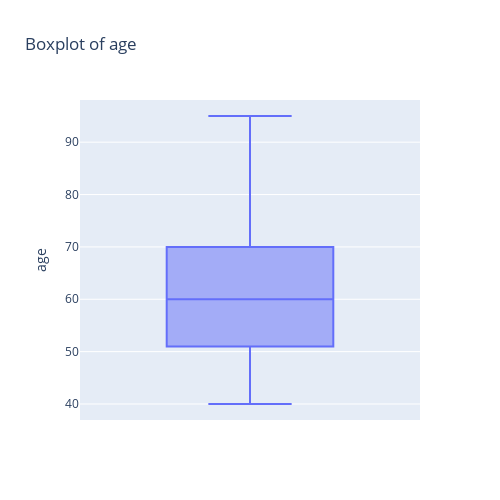
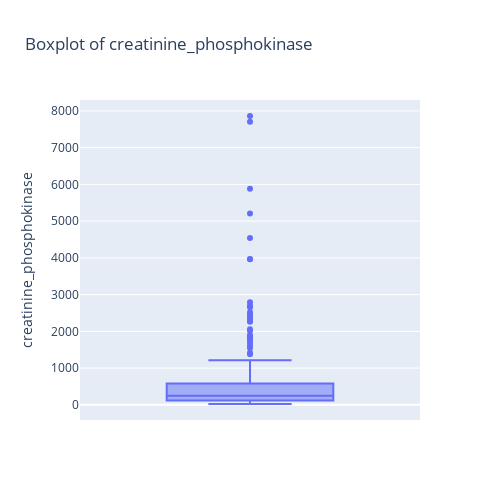
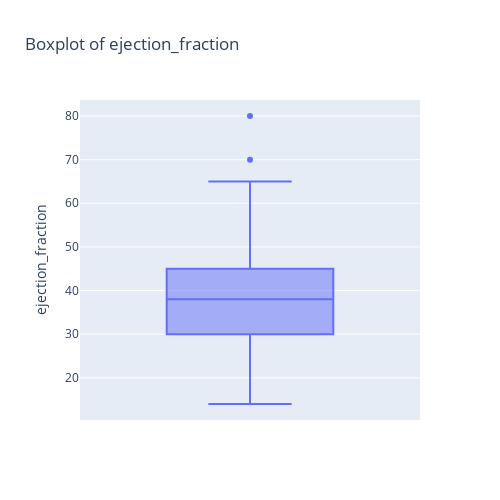
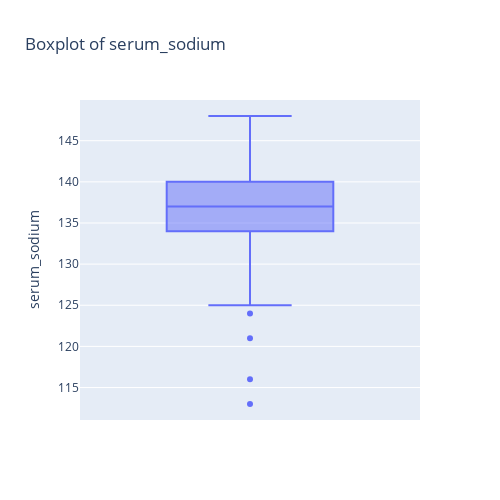

The notebook cell saved with these charts, in order:
### Markdown cell above
Mengambil data dari fitur non categoric lalu melakukan visualisasi dari data menggunakan box plot untuk melihat distribusi statistiknya.

### Code cell
for feature in df[numCol]:
    fig = px.box(df[numCol], y=feature, title=f'Boxplot of {feature}')
    fig.update_layout(height=500, width=500)
    fig.show()

### Figure 1 — Plotly figure (JSON) as saved in the notebook; plotly's stock layout.template omitted (floating-point values rounded to 4 significant figures; data arrays with more than 128 entries replaced by an {"elided": "..."} marker saying what was removed)
{"data": [{"alignmentgroup": "True", "hovertemplate": "age=%{y}<extra></extra>", "legendgroup": "", "marker": {"color": "#636efa"}, "name": "", "notched": false, "offsetgroup": "", "orientation": "v", "showlegend": false, "type": "box", "x0": " ", "xaxis": "x", "y": {"elided": "299 int values"}, "y0": " ", "yaxis": "y"}], "layout": {"boxmode": "group", "height": 500, "legend": {"tracegroupgap": 0}, "title": {"text": "Boxplot of age"}, "width": 500, "xaxis": {"anchor": "y", "domain": [0, 1]}, "yaxis": {"anchor": "x", "domain": [0, 1], "title": {"text": "age"}}}}

### Figure 2 — Plotly figure (JSON) as saved in the notebook; plotly's stock layout.template omitted (floating-point values rounded to 4 significant figures; data arrays with more than 128 entries replaced by an {"elided": "..."} marker saying what was removed)
{"data": [{"alignmentgroup": "True", "hovertemplate": "creatinine_phosphokinase=%{y}<extra></extra>", "legendgroup": "", "marker": {"color": "#636efa"}, "name": "", "notched": false, "offsetgroup": "", "orientation": "v", "showlegend": false, "type": "box", "x0": " ", "xaxis": "x", "y": {"elided": "299 int values"}, "y0": " ", "yaxis": "y"}], "layout": {"boxmode": "group", "height": 500, "legend": {"tracegroupgap": 0}, "title": {"text": "Boxplot of creatinine_phosphokinase"}, "width": 500, "xaxis": {"anchor": "y", "domain": [0, 1]}, "yaxis": {"anchor": "x", "domain": [0, 1], "title": {"text": "creatinine_phosphokinase"}}}}

### Figure 3 — Plotly figure (JSON) as saved in the notebook; plotly's stock layout.template omitted (floating-point values rounded to 4 significant figures; data arrays with more than 128 entries replaced by an {"elided": "..."} marker saying what was removed)
{"data": [{"alignmentgroup": "True", "hovertemplate": "ejection_fraction=%{y}<extra></extra>", "legendgroup": "", "marker": {"color": "#636efa"}, "name": "", "notched": false, "offsetgroup": "", "orientation": "v", "showlegend": false, "type": "box", "x0": " ", "xaxis": "x", "y": {"elided": "299 int values"}, "y0": " ", "yaxis": "y"}], "layout": {"boxmode": "group", "height": 500, "legend": {"tracegroupgap": 0}, "title": {"text": "Boxplot of ejection_fraction"}, "width": 500, "xaxis": {"anchor": "y", "domain": [0, 1]}, "yaxis": {"anchor": "x", "domain": [0, 1], "title": {"text": "ejection_fraction"}}}}

### Figure 4 — Plotly figure (JSON) as saved in the notebook; plotly's stock layout.template omitted (floating-point values rounded to 4 significant figures; data arrays with more than 128 entries replaced by an {"elided": "..."} marker saying what was removed)
{"data": [{"alignmentgroup": "True", "hovertemplate": "serum_sodium=%{y}<extra></extra>", "legendgroup": "", "marker": {"color": "#636efa"}, "name": "", "notched": false, "offsetgroup": "", "orientation": "v", "showlegend": false, "type": "box", "x0": " ", "xaxis": "x", "y": {"elided": "299 int values"}, "y0": " ", "yaxis": "y"}], "layout": {"boxmode": "group", "height": 500, "legend": {"tracegroupgap": 0}, "title": {"text": "Boxplot of serum_sodium"}, "width": 500, "xaxis": {"anchor": "y", "domain": [0, 1]}, "yaxis": {"anchor": "x", "domain": [0, 1], "title": {"text": "serum_sodium"}}}}
